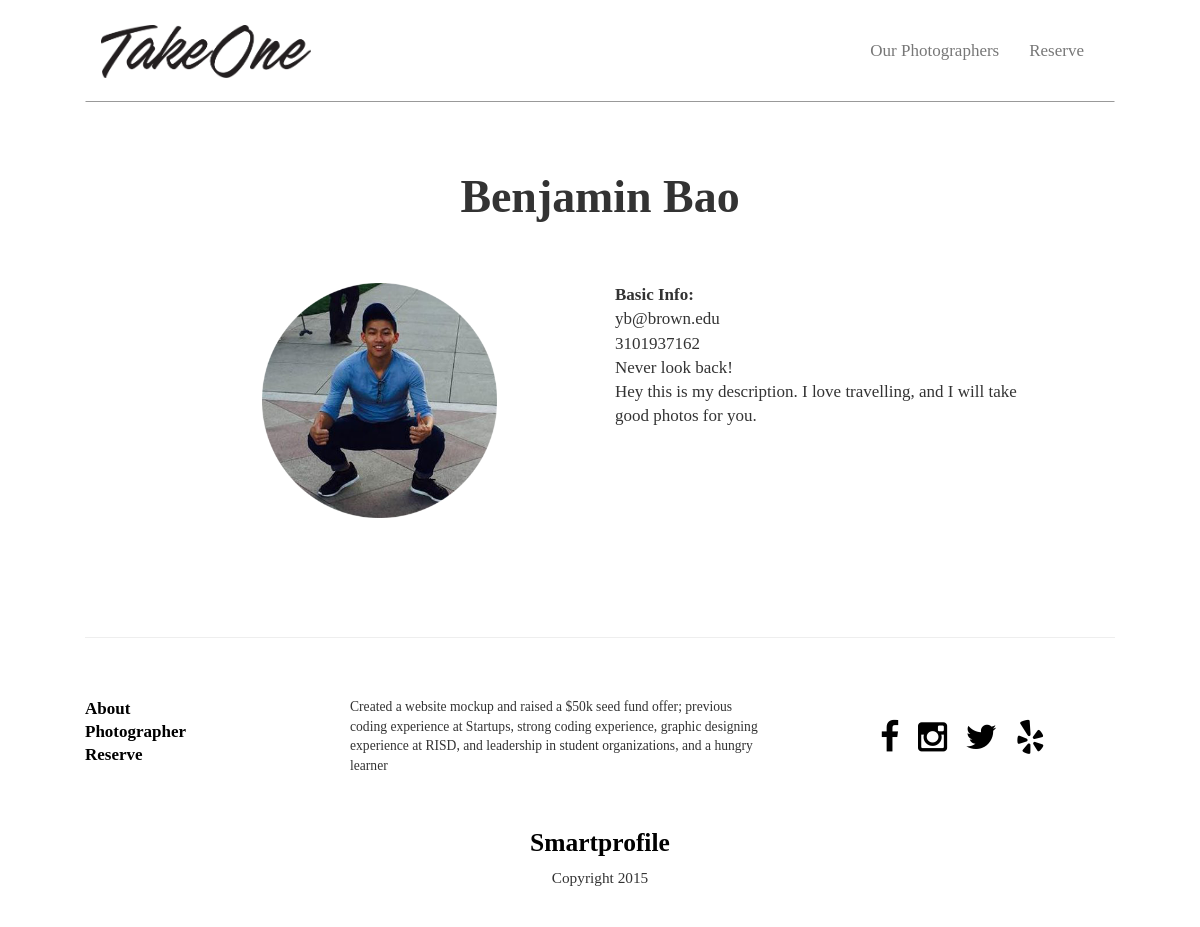
The page /photographer/benjamin-bao/ on the database as committed earlier.
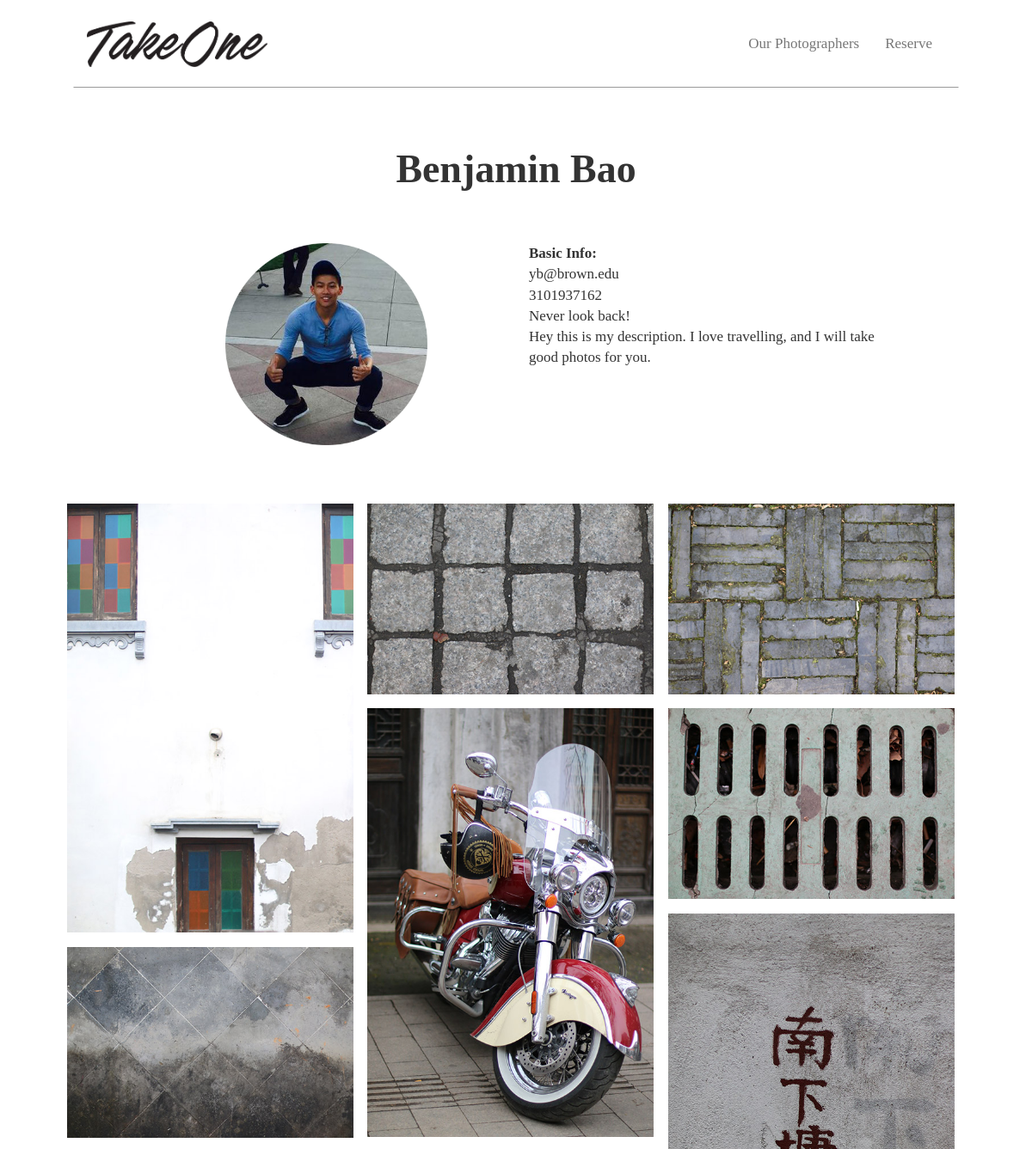
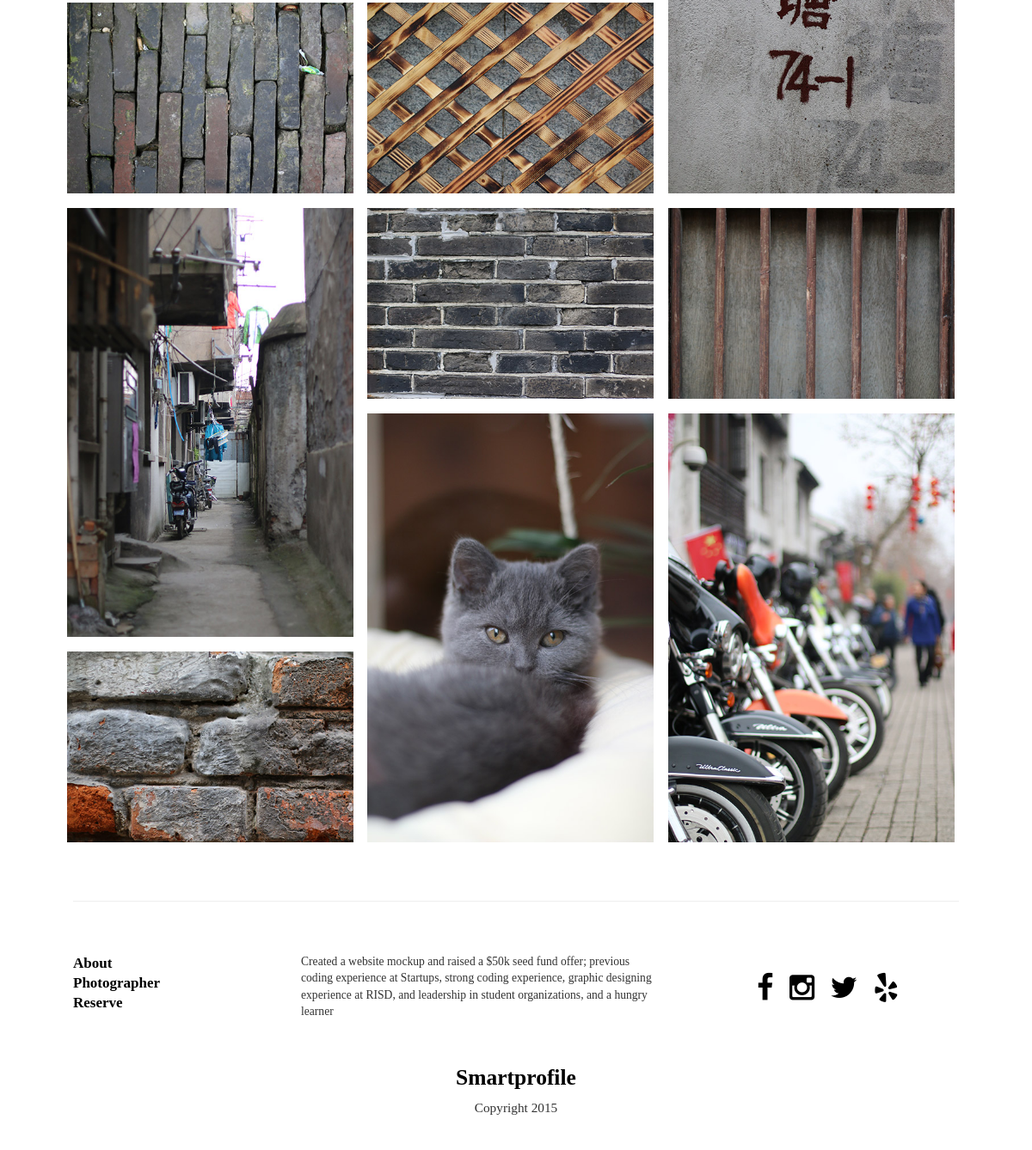
The same page on the database as committed later (2 pictures, top to bottom).
### photographer/models.py (models this page shows, shortened)
class Photographer(models.Model):
	last_name = models.CharField(max_length=120)
	first_name = models.CharField(max_length=120)
	email = models.EmailField()
	slug = models.SlugField(unique=True, null=True, blank=True)
	short_description = models.CharField(max_length=150)
	description = models.TextField()
	phone = models.CharField(max_length=15)
	profile = models.ImageField(upload_to='profile/', null=True)

class PhotographerImage(models.Model):
	author = models.ForeignKey(Photographer)
	image = models.ImageField(upload_to=image_upload_to)

### photographer/views.py (the view)
# urls.py: url(r'^(?P<slug>[\w-]+)/$', PhotographerDetailView.as_view(), name='photographer_detail'),
class PhotographerDetailView(DetailView):
	model = Photographer
	def get_context_data(self, *args, **kwargs):
		context = super(PhotographerDetailView, self).get_context_data(*args, **kwargs)
		photographer = self.get_object()
		context['title_text'] = photographer.first_name + ' ' + photographer.last_name
		return context

### photographer/templates/photographer/photographer_detail.html
{% extends "base.html" %}
{% load staticfiles %}
{% block photographer_detail %}
  <div class="content_wrapper" id="photographer_intro">
    <div class="row">
      <h4 class="feature_title text-center">{{object.first_name}} {{object.last_name}}</h4>
    </div>
    <div class="row content_title_padding">
    	<div class="col-md-3 col-md-offset-2 col-xs-12">
    		<img src="{{ object.profile.url }}" class='img-responsive'>
    	</div>
    	<div class="col-md-5 col-md-offset-1 col-xs-12">
    		<ul class="list-unstyled">
          <strong><li>Basic Info:</li></strong>
          <li>{{ object.email }}</li>
          <li>{{ object.phone }}</li>
          <li>{{ object.short_description }}</li>
          <li>{{ object.description }}</li>
    		</ul>
    	</div>
    </div>
  </div>
  <div class="row content_wrapper" id="photographer_gallery">
		<div class="grid">
		  <div class="grid-sizer"></div>
		 	 	{% for img in object.photographerimage_set.all %}
				  <div class="grid-item">
				    <img src= {{ img.image.url }} />
				  </div>
		  	{% endfor %}
		</div>
</div>
{% endblock %}

### templates/base.html (shortened to what this page needs)
{% load staticfiles %}
<!DOCTYPE html>
<html lang="en">
  <head>
		<link rel="stylesheet" href="{% static 'css/bootstrap.css' %}">
    <link rel="stylesheet" href="{% static 'css/normalize.css' %}">
    <link rel="stylesheet" href="{% static 'css/main.css' %}">
    <link rel="stylesheet" href="{% static 'css/font-awesome.min.css' %}">
  </head>
  <body>
    <div class="container">
	    {% include "navbar.html" %}
			{% block photographer_detail %}
			{% endblock %}
	    <hr>
	    {% include "footer.html" %}
    </div>
  </body>
</html>

### templates/navbar.html (shortened to what this page needs)
{% load staticfiles %}
<nav class="navbar navbar-default">
  <div class="container-fluid">
    <div class="navbar-header">
      <a class="navbar-brand" href="{% url 'home' %}"><img alt="Brand" src="{% static 'logo/textlogo.png' %}" width="210px" style="margin-top: 9px"></a>
    </div>
    <div class="collapse navbar-collapse" id="bs-example-navbar-collapse-1">
      <ul class="nav navbar-nav navbar-right">
        <li><a href="{% url 'photographers' %}">Our Photographers</a></li>
        <li><a href="{% url 'reserve' %}">Reserve</a></li>
      </ul>
    </div>
  </div>
</nav>

### templates/footer.html
{% load staticfiles %}
<footer id="footer" class="content_wrapper">
  <div class="row">
    <div class="col-md-3 col-xs-12" id="footer_menu">
      <ul>
        <li><a href="{% url 'about' %}">About</a></li>
        <li><a href="{% url 'photographers' %}">Photographer</a></li>
        <li><a href="{% url 'reserve' %}">Reserve</a></li>
      </ul>
    </div>
    <div id="footer_about" class="col-md-5 col-xs-12">
      <p>Created a website mockup and raised a $50k seed fund offer; previous coding experience at Startups, strong coding experience, graphic designing experience at RISD, and leadership in student organizations, and a hungry learner</p>
    </div>
    <div id="footer_social" class="col-md-3 pull-right col-xs-12">
      <ul class="list-inline">
        <li><a href=""><span class="fa fa-facebook"></span></a></li>
        <li><a href=""><span class="fa fa-instagram"></span></a></li>
        <li><a href=""><span class="fa fa-twitter"></span></a></li>
        <li><a href=""><span class="fa fa-yelp"></span></a></li>
      </ul>
    </div>
  </div>
  <div class="row" id="footer_copyright">
    <div class="col-xs-12 text-center">
      <h4><a href="{% url 'home' %}">Smartprofile</a></h4>
      <p>Copyright 2015</p>
    </div>
  </div>
</footer>

### takeone/static/css/main.css (style rules this page uses)
body { font-family: "Avenir Next"; font-size: 1.7em; }
ul { list-style: none; padding-left: 0; }
a { color: #000; }
h4 { font-weight: bold; font-size: 1.5em; }
p { font-size: 0.9em; }
#footer_menu ul { font-weight: bold; line-height: 23px; }
#footer_social ul { padding-top: 0.5em; font-size: 2em; }
#footer_about p { font-size: 0.8em; }
#footer_copyright { padding-top: 2em; }
.feature_title { font-size: 2.7em; font-weight: bold; }
.content_wrapper { margin-top: 3.5em; margin-bottom: 3.5em; }
.content_title_padding { padding-top: 3em; }
* { box-sizing: border-box; }
html { overflow-y: scroll; }
.grid:after { content: ''; display: block; clear: both; }
.grid-sizer, .grid-item { padding: 0.8%; width: 33%; }
.grid-item { float: left; }
.grid-item img { display: block; max-width: 100%; }
.navbar-nav li a { line-height: 100px; height: 100px; padding-top: 0; }
.navbar { margin-bottom: 0; }

Rows that differ between the two databases and show on the page:
added PhotographerImage: image (picture)
added PhotographerImage: image (picture)
added PhotographerImage: image (picture)
added PhotographerImage: image (picture)
added PhotographerImage: image (picture)
added PhotographerImage: image (picture)
added PhotographerImage: image (picture)
added PhotographerImage: image (picture)
added PhotographerImage: image (picture)
added PhotographerImage: image (picture)
added PhotographerImage: image (picture)
added PhotographerImage: image (picture)
added PhotographerImage: image (picture)
added PhotographerImage: image (picture)
added PhotographerImage: image (picture)
